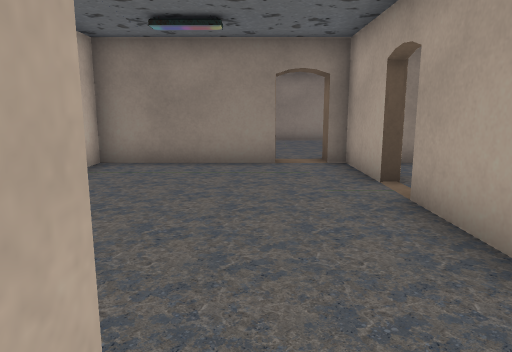
view 1 (above)

13 first-person views from a walk through a 3-D level made in the Unity game engine. The camera is 1.2 m above the floor, tilts 10° down and sees 70° across. The floor is counted in squares, 1 m on a side. Each view is taken from the middle of a square. On the plan, view 1 faces up. The plan holds only what a view shows up to about 15 squares ahead; the rest is blank. The place goes on beyond the plan. The player character is not drawn. Door leaves are left out, so doorways stand open. Some surface patterns are stand-ins.

view 2
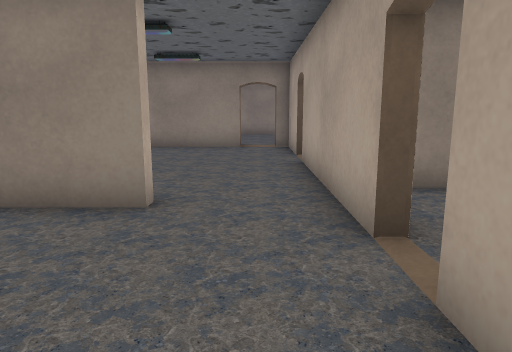

view 3
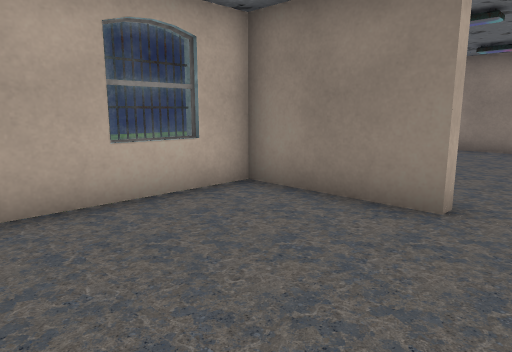

view 4
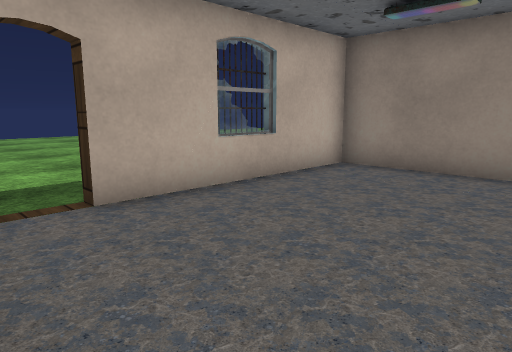

view 5
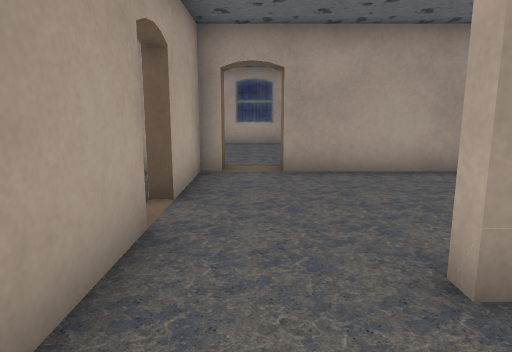

view 6
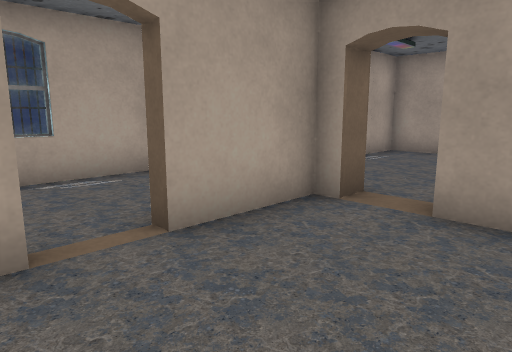

view 7
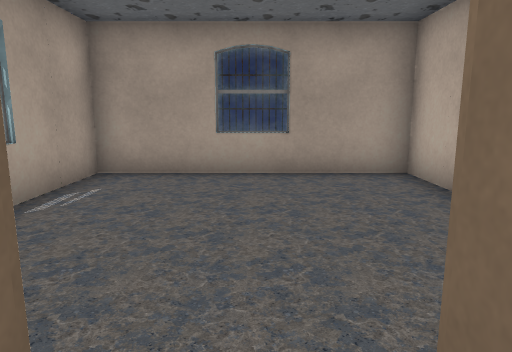

view 8
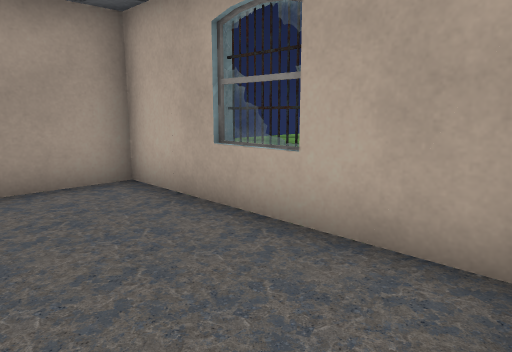

view 9
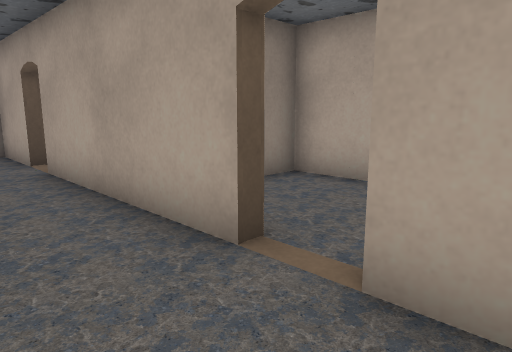

view 10
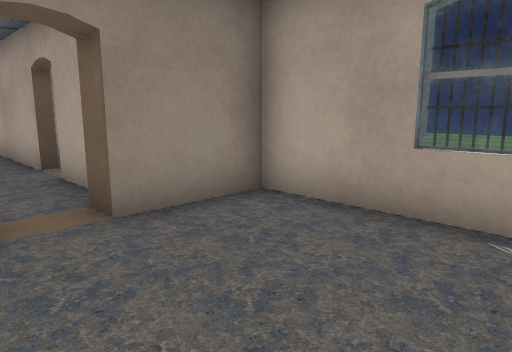

view 11
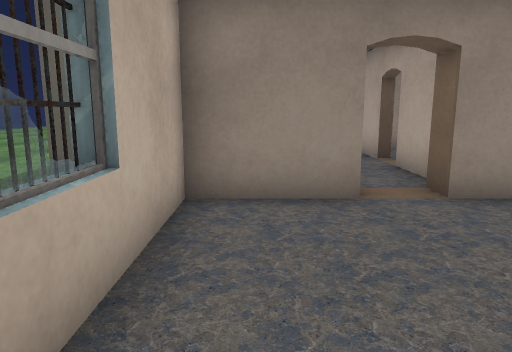

view 12
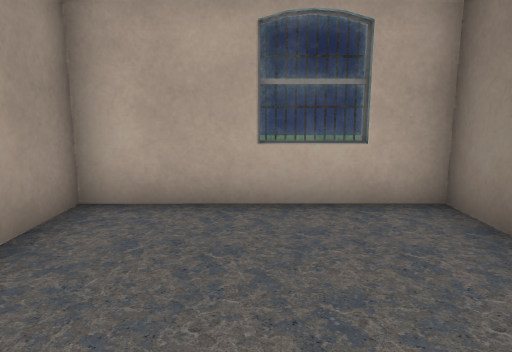

view 13
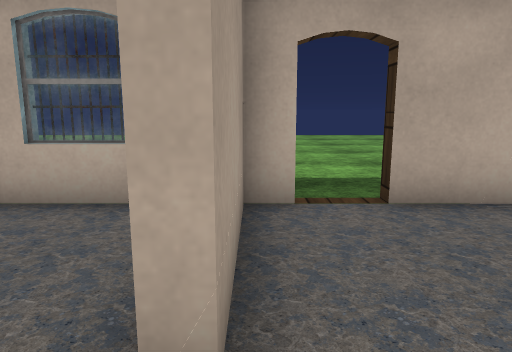

### Floor plan
Ten units are one square. View 1 is at (0, 0); x grows to the right and y downward. Boxes are objects, and circles mark ways between rooms. Rooms are numbered by the first view taken in them; rooms with no view inside come last. Other rooms are left out.
<svg viewBox="-45 -97 111 216">
<path fill="none" stroke="#000" d="M-4 -5 -37 -5M-40 7 -40 19M21 8 21 -16M21 43 21 19M17 50 17 43M-37 -16 -37 43 5 43 5 50M-40 -61 -40 -50M21 -61 21 -86M5 -86 -37 -86 -37 -28M17 -86 17 -92M21 -16 21 -50M-38 -8 -4 -8M5 50 -20 50 -20 111 41 111 41 50 17 50M-22 74 -22 88M44 82 44 72M4 114 18 114M61 19 61 14M41 -17 31 -17M58 37 58 -17 49 -17"/>
<circle cx="5" cy="-10" r="3" fill="#2a7"/>
<circle cx="10" cy="45" r="3" fill="#2a7"/>
<circle cx="20" cy="10" r="3" fill="#2a7"/>
<text x="-10" y="20">1</text>
<text x="-10" y="-50">2</text>
<text x="10" y="80">3</text>
<text x="40" y="10">4</text>
</svg>
Room 1 opens to room 2. Room 1 opens to room 3. Room 1 opens to room 4.

Where each view was taken, in squares from view 1:
view 1: 0 up, 0 right, facing up
view 2: 4 down, 1 right, facing up
view 3: 4 down, 1 right, facing up-left
view 4: 1 up, 1 right, facing up-left
view 5: 3 up, 1 right, facing down
view 6: 0 up, 1 left, facing down-right
view 7: 4 down, 1 right, facing down
view 8: 5 down, 1 right, facing down-left
view 9: 3 down, 0 right, facing up-right
view 10: 9 down, 0 right, facing up-right
view 11: 10 down, 1 left, facing up
view 12: 2 down, 1 right, facing left
view 13: 1 up, 1 right, facing left
